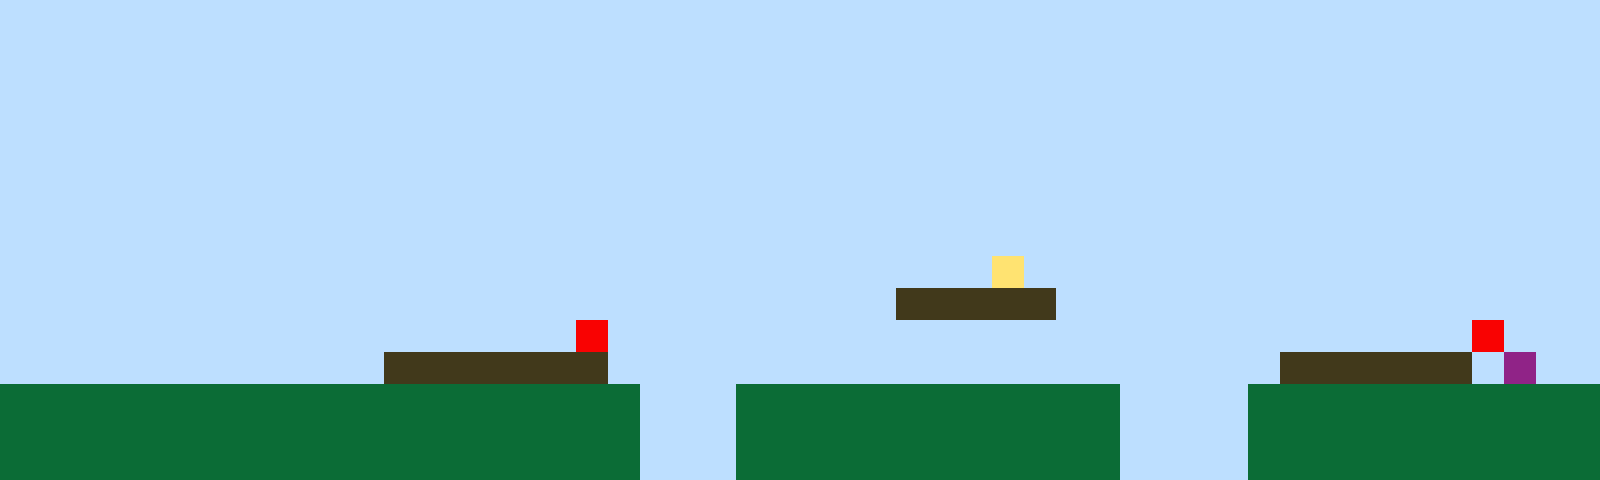

Below is a game level as drawn by its tile map, then a one-line description and the .tmx file that defines it, in full:
An orthogonal 50x15 tile map with 32x32 px tiles, 1 tile layer (Tile Layer 1).

<map version="1.10" tiledversion="1.11.2" orientation="orthogonal" renderorder="right-up" width="50" height="15" tilewidth="32" tileheight="32" infinite="0" nextlayerid="2" nextobjectid="1"><editorsettings><export target="map1.csv" format="csv" /></editorsettings><tileset firstgid="1" name="sprites" tilewidth="32" tileheight="32" tilecount="6" columns="3"><image source="sprites.png" width="96" height="64" /></tileset><layer id="1" name="Tile Layer 1" width="50" height="15"><data encoding="csv">1,1,1,1,1,1,1,1,1,1,1,1,1,1,1,1,1,1,1,1,1,1,1,1,1,1,1,1,1,1,1,1,1,1,1,1,1,1,1,1,1,1,1,1,1,1,1,1,1,1,1,1,1,1,1,1,1,1,1,1,1,1,1,1,1,1,1,1,1,1,1,1,1,1,1,1,1,1,1,1,1,1,1,1,1,1,1,1,1,1,1,1,1,1,1,1,1,1,1,1,1,1,1,1,1,1,1,1,1,1,1,1,1,1,1,1,1,1,1,1,1,1,1,1,1,1,1,1,1,1,1,1,1,1,1,1,1,1,1,1,1,1,1,1,1,1,1,1,1,1,1,1,1,1,1,1,1,1,1,1,1,1,1,1,1,1,1,1,1,1,1,1,1,1,1,1,1,1,1,1,1,1,1,1,1,1,1,1,1,1,1,1,1,1,1,1,1,1,1,1,1,1,1,1,1,1,1,1,1,1,1,1,1,1,1,1,1,1,1,1,1,1,1,1,1,1,1,1,1,1,1,1,1,1,1,1,1,1,1,1,1,1,1,1,1,1,1,1,1,1,1,1,1,1,1,1,1,1,1,1,1,1,1,1,1,1,1,1,1,1,1,1,1,1,1,1,1,1,1,1,1,1,1,1,1,1,1,1,1,1,1,1,1,1,1,1,1,1,1,1,1,1,1,1,1,1,1,1,1,1,1,1,1,1,1,1,1,1,1,1,1,1,1,1,1,1,1,1,1,1,1,1,1,1,1,1,1,1,1,1,1,1,1,1,1,1,1,1,1,1,1,1,1,1,1,1,1,1,1,1,1,1,1,1,1,1,1,1,1,1,1,1,1,1,1,1,1,1,1,1,1,1,1,1,1,1,1,1,1,1,1,1,1,1,1,1,1,1,1,1,1,1,1,1,1,1,1,1,1,1,1,1,1,1,1,1,1,1,1,1,1,1,1,1,1,1,1,1,1,1,1,4,1,1,1,1,1,1,1,1,1,1,1,1,1,1,1,1,1,1,1,1,1,1,1,1,1,1,1,1,1,1,1,1,1,1,1,1,1,1,1,1,1,1,1,1,1,1,3,3,3,3,3,1,1,1,1,1,1,1,1,1,1,1,1,1,1,1,1,1,1,1,1,1,1,1,1,1,1,1,1,1,1,1,1,1,1,1,5,1,1,1,1,1,1,1,1,1,1,1,1,1,1,1,1,1,1,1,1,1,1,1,1,1,1,1,5,1,1,1,1,1,1,1,1,1,1,1,1,1,1,1,3,3,3,3,3,3,3,1,1,1,1,1,1,1,1,1,1,1,1,1,1,1,1,1,1,1,1,1,3,3,3,3,3,3,1,6,1,1,2,2,2,2,2,2,2,2,2,2,2,2,2,2,2,2,2,2,2,2,1,1,1,2,2,2,2,2,2,2,2,2,2,2,2,1,1,1,1,2,2,2,2,2,2,2,2,2,2,2,2,2,2,2,2,2,2,2,2,2,2,2,2,2,2,2,2,2,2,2,1,1,1,2,2,2,2,2,2,2,2,2,2,2,2,1,1,1,1,2,2,2,2,2,2,2,2,2,2,2,2,2,2,2,2,2,2,2,2,2,2,2,2,2,2,2,2,2,2,2,1,1,1,2,2,2,2,2,2,2,2,2,2,2,2,1,1,1,1,2,2,2,2,2,2,2,2,2,2,2</data></layer></map>
